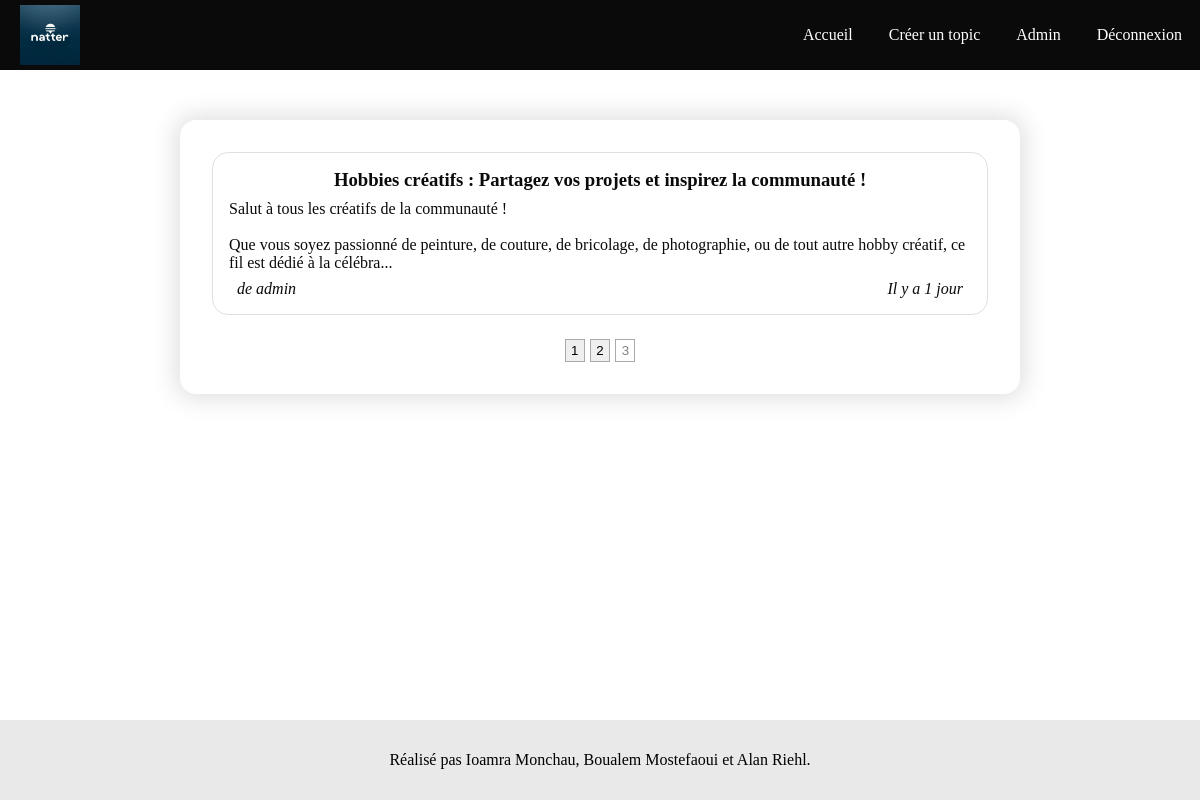
/index.php?page=3 (signed in), run on the app's committed database.
### tables this page shows
CREATE TABLE `topic` (
  `id_topic` int(11) NOT NULL,
  `title_topic` varchar(255) DEFAULT NULL,
  `message_topic` text DEFAULT NULL,
  `date_topic` varchar(16) DEFAULT NULL,
  `id_user` int(11) DEFAULT NULL
);

CREATE TABLE `user` (
  `id_user` int(11) NOT NULL,
  `mail_user` varchar(320) NOT NULL,
  `pseudo_user` varchar(16) NOT NULL,
  `password_user` varchar(64) NOT NULL,
  `role_user` tinyint(1) NOT NULL DEFAULT 0
);

### includes/functions/limit-content.php (called while the page is built)
<?php
function limitContent($text, $len) {
    return strlen($text) > $len ? substr($text, 0, $len).'...' : $text;
}
?>

### includes/functions/format-date-diff.php (called while the page is built, shortened)
<?php
function formatDateDiff($date) {
    $diff = time() - DateTime::createFromFormat('d/m/Y H:i', $date)->getTimestamp();
    $oneMinute = 60;
    $oneHours = 60 * 60;
    $oneDay = 60 * 60 * 24;
    $oneMonth = 60 * 60 * 24 * 30;
    $oneYear = 60 * 60 * 24 * 365;
    $res = "il y a moins d'une minute";
    $diff > $oneMinute && $res = "Il y a 1 minute";
    $diff > $oneMinute * 2 && $res = "Il y a ".round($diff / $oneMinute)." minutes";
    $diff > $oneHours && $res = "Il y a 1 heure";
    $diff > $oneHours * 2 && $res = "Il y a ".round($diff / $oneHours)." heures";
    $diff > $oneDay && $res = "Il y a 1 jour";
    $diff > $oneDay * 2 && $res = "Il y a ".round($diff / $oneDay)." jours";
    $diff > $oneMonth && $res = "Il y a ".round($diff / $oneMonth)." mois";
    $diff > $oneYear && $res = "Il y a plus d'un ans";
    return $res;
}
?>

### index.php (the view, shortened to what this page needs)
<?php
    require_once 'includes/bdd.php';
    require_once 'includes/functions/format-date-diff.php';
    require_once 'includes/functions/limit-content.php';
?>
<!DOCTYPE html>
<html lang="fr">
<head>
    <?php require_once 'includes/head.php'; ?>
    <link rel="stylesheet" href="assets/css/home.css">
</head>
<body>
<?php
    require_once 'includes/nav.php';
    $nb_topics_by_page = 10;
    $page = isset($_GET['page']) ? $_GET['page'] : 1;
    $offset = ($page - 1) * $nb_topics_by_page;
    $req = $bdd->prepare("SELECT COUNT(id_topic) FROM topic");
    $req->execute();
    $nb_page = ceil(($req->fetch()[0]) / $nb_topics_by_page);
    $req = $bdd->prepare("SELECT id_topic, title_topic, message_topic, date_topic, pseudo_user FROM topic INNER JOIN user ON topic.id_user = user.id_user ORDER BY id_topic DESC LIMIT $nb_topics_by_page OFFSET $offset");
    $req->execute();
    $list_topic = $req->fetchAll(PDO::FETCH_ASSOC);
?>
    <main>
        <section class="card-container">
        <?php
            foreach ($list_topic as $li) {
        ?>
            <article class="topic">
                <a href="view-topic.php?id=<?=$li['id_topic']?>">
                    <h3 class="topic-title"><?=nl2br(limitContent(strip_tags($li['title_topic']), 100))?></h3>
                    <section class="topic-content"><?=nl2br(limitContent(strip_tags($li['message_topic']), 200))?></section>
                    <section class="topic-author-and-date">
                        <i>de <?=$li['pseudo_user']?></i>
                        <i><?=formatDateDiff($li['date_topic'])?></i>
                    </section>
                </a>
            </article>
        <?php
            }
        ?>
            <section id="paging-user" class="paging">
                <?php
                for ($i=1; $i < $nb_page+1; $i++) {
                    if ($i == $page) {
                        echo '<button class="page-active">'.$i.'</button>';
                    } else {
                        echo '<button onclick="window.location.href='."'".'index.php?page='.$i."'".'">'.$i.'</button>';
                    }
                }
                ?>
            </section>
        </section>
    </main>
    <?php require_once "includes/footer.php" ?>
</body>
</html>

### assets/css/main.css (style rules this page uses)
* { padding: 0; margin: 0; box-sizing: border-box; }
body { padding-top: 120px; }
main { min-height: calc(100vh - 120px - 7em); }
main .card-container { width: 96%; margin-left: 2%; padding: 1em; box-shadow: 0 0 25px 5px rgba(0, 0, 0, 0.125); border-radius: 1rem; display: flex; flex-direction: column; align-items: center; }
@media (min-width: 600px) { main .card-container { width: 85%; margin-left: 7.5%; padding: 1.5em; } }
@media (min-width: 1200px) { main .card-container { width: 70%; margin-left: 15%; padding: 2em; } }

### assets/css/home.css (style rules this page uses)
.topic { display: flex; flex-direction: column; margin-bottom: 1em; padding: 1em; border: 1px solid rgba(0, 0, 0, 0.125); border-radius: 1rem; width: 100%; }
.topic a { text-decoration: none; color: #0a0a0a; }
.topic a .topic-title { text-align: center; margin-bottom: 0.5em; }
.topic a .topic-content { margin-bottom: 0.5em; }
.topic a .topic-author-and-date { display: flex; flex-direction: row; justify-content: space-between; margin: 0 0.5em; }
.paging { display: flex; justify-content: center; }
.paging button { margin: 0.6em 0.2em 0 0.2em; padding: 0.2em 0.4em; cursor: pointer; border: 1px solid rgb(170, 170, 170); }
.paging button.page-active { background-color: transparent; border: 1px solid rgb(170, 170, 170); color: gray; cursor: default; }

### data on the page
topic: title_topic "Hobbies créatifs : Partagez vos projets et inspirez la communauté !", message_topic "Salut à tous les créatifs de la communauté ! Que vous soyez passionné de peinture, de couture, de bricolage, de photographie, ou de tout autre hobby créatif, ce fil est dédié à la célébra...", id_user.pseudo_user "admin", date_topic "Il y a 1 jour"
